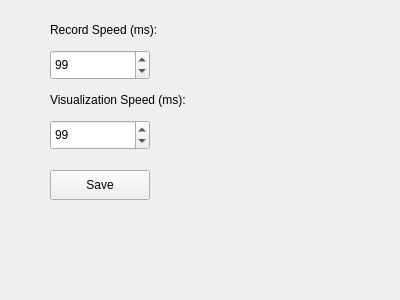
<?xml version="1.0" encoding="UTF-8"?>
<ui version="4.0">
 <class>SettingsDialog</class>
 <widget class="QWidget" name="SettingsDialog">
  <property name="geometry">
   <rect>
    <x>0</x>
    <y>0</y>
    <width>400</width>
    <height>300</height>
   </rect>
  </property>
  <property name="windowTitle">
   <string>Settings</string>
  </property>
  <widget class="QLabel" name="labelRecordSpeed">
   <property name="geometry">
    <rect>
     <x>50</x>
     <y>20</y>
     <width>300</width>
     <height>20</height>
    </rect>
   </property>
   <property name="text">
    <string>Record Speed (ms):</string>
   </property>
  </widget>
  <widget class="QSpinBox" name="recordSpeedSpinBox">
   <property name="geometry">
    <rect>
     <x>50</x>
     <y>50</y>
     <width>100</width>
     <height>30</height>
    </rect>
   </property>
   <property name="minimum">
    <number>10</number>
   </property>
   <property name="maximum">
    <number>10000</number>
   </property>
   <property name="value">
    <number>99</number>
   </property>
  </widget>
  <widget class="QLabel" name="labelVisualizationSpeed">
   <property name="geometry">
    <rect>
     <x>50</x>
     <y>90</y>
     <width>300</width>
     <height>20</height>
    </rect>
   </property>
   <property name="text">
    <string>Visualization Speed (ms):</string>
   </property>
  </widget>
  <widget class="QSpinBox" name="visualizationSpeedSpinBox">
   <property name="geometry">
    <rect>
     <x>50</x>
     <y>120</y>
     <width>100</width>
     <height>30</height>
    </rect>
   </property>
   <property name="minimum">
    <number>10</number>
   </property>
   <property name="maximum">
    <number>10000</number>
   </property>
   <property name="value">
    <number>99</number>
   </property>
  </widget>
  <widget class="QPushButton" name="saveButton">
   <property name="geometry">
    <rect>
     <x>50</x>
     <y>170</y>
     <width>100</width>
     <height>30</height>
    </rect>
   </property>
   <property name="text">
    <string>Save</string>
   </property>
  </widget>
 </widget>
 <resources/>
 <connections/>
</ui>
